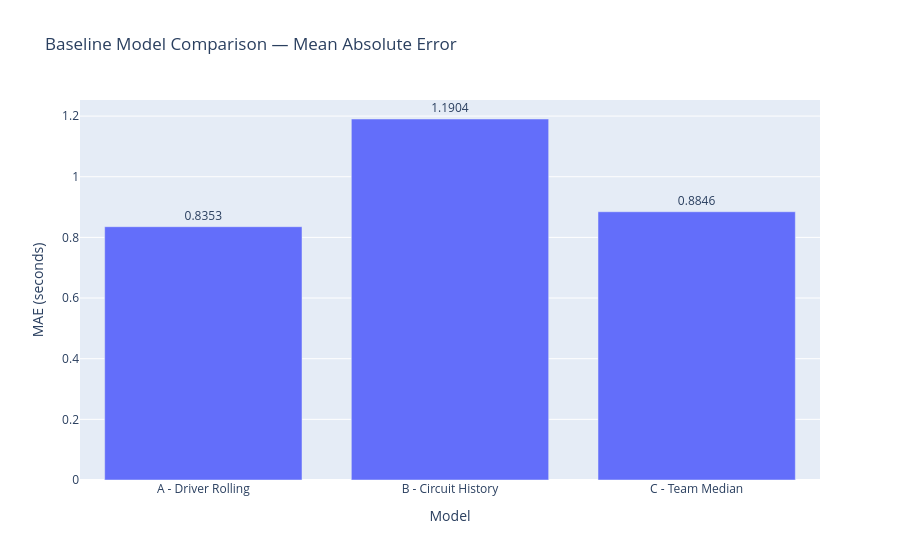

Here is the notebook cell this chart was saved with:
### Code cell
# Cell 3 — Visual comparison
import plotly.express as px

fig = px.bar(
    results_df, x="Model", y="MAE",
    title="Baseline Model Comparison — Mean Absolute Error",
    labels={"MAE": "MAE (seconds)"},
    text="MAE"
)
fig.update_traces(textposition="outside")
fig.show()

### Figure 1 — Plotly figure (JSON) as saved in the notebook; plotly's stock layout.template omitted (floating-point values rounded to 4 significant figures)
{"data": [{"alignmentgroup": "True", "hovertemplate": "Model=%{x}<br>MAE (seconds)=%{text}<extra></extra>", "legendgroup": "", "marker": {"color": "#636efa", "pattern": {"shape": ""}}, "name": "", "offsetgroup": "", "orientation": "v", "showlegend": false, "text": [0.8353, 1.19, 0.8846], "textposition": "outside", "type": "bar", "x": ["A - Driver Rolling", "B - Circuit History", "C - Team Median"], "xaxis": "x", "y": [0.8353, 1.19, 0.8846], "yaxis": "y"}], "layout": {"barmode": "relative", "legend": {"tracegroupgap": 0}, "title": {"text": "Baseline Model Comparison — Mean Absolute Error"}, "xaxis": {"anchor": "y", "domain": [0, 1], "title": {"text": "Model"}}, "yaxis": {"anchor": "x", "domain": [0, 1], "title": {"text": "MAE (seconds)"}}}}
